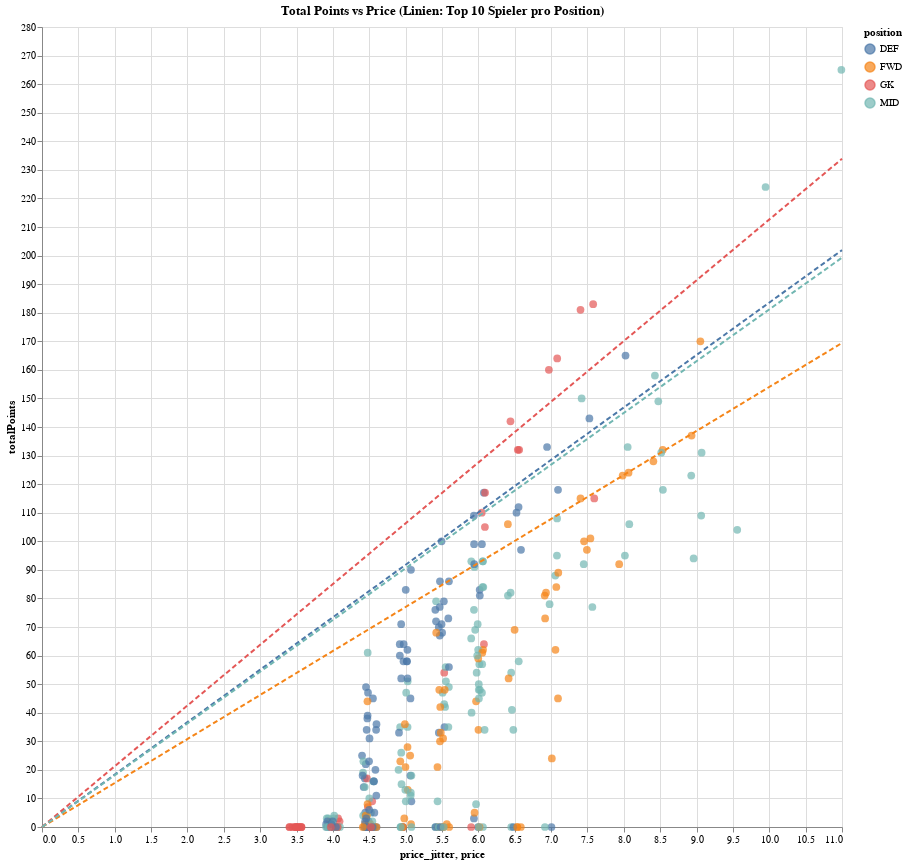

Notebook code cell kept with this figure:
### Markdown cell above
Alter chart nehmen! und dann einfach jitter einbauen

### Code cell
import pandas as pd
import altair as alt
import numpy as np

# Anzahl der Top-Spieler pro Position
num = 10

# Jitter hinzufügen
df['price_jitter'] = df['price'] + np.random.uniform(-0.1, 0.1, size=len(df))
df['totalPoints_per_price'] = df['totalPoints'] / df['price']

# Top-N Spieler pro Position (z. B. 10)
top_per_position = (
    df.sort_values(by='totalPoints_per_price', ascending=False)
      .groupby('position')
      .head(num)
)

# Durchschnittliche Effizienz pro Position aus Top-N
avg_top = top_per_position.groupby('position')['totalPoints_per_price'].mean().reset_index()
avg_top['Typ'] = f'Top {num} per Position'

# Linienpunkte erzeugen
max_price = df['price'].max()
line_points = []

for _, row in avg_top.iterrows():
    eff = row['totalPoints_per_price']
    pos = row['position']
    typ = row['Typ']
    line_points.extend([
        {'price': 0, 'totalPoints': 0, 'position': pos, 'Typ': typ},
        {'price': max_price, 'totalPoints': eff * max_price, 'position': pos, 'Typ': typ},
    ])

line_df = pd.DataFrame(line_points)

# Linienchart (eine Linie pro Position, gestrichelt)
line_chart = alt.Chart(line_df).mark_line(size=2, strokeDash=[5, 3]).encode(
    x='price:Q',
    y='totalPoints:Q',
    color='position:N'
)

# Streudiagramm
scatter = alt.Chart(df).mark_circle(size=60).encode(
    x='price_jitter',
    y='totalPoints',
    color='position',
    tooltip=['displayName', 'position', 'totalPoints', 'averagePoints', 'price']
).properties(
    title=f'Total Points vs Price (Linien: Top {num} Spieler pro Position)',
    width=800,
    height=800
)

# Kombinieren
final_chart = scatter + line_chart
final_chart

### Figure 1 — Vega-Lite specification as saved in the notebook (floating-point values rounded to 4 significant figures; data arrays with more than 128 entries replaced by an {"elided": "..."} marker saying what was removed)
{"config": {"view": {"continuousWidth": 300, "continuousHeight": 300}}, "layer": [{"data": {"name": "data-98274307995927391d77b8cf29ea1267"}, "mark": {"type": "circle", "size": 60}, "encoding": {"color": {"field": "position", "type": "nominal"}, "tooltip": [{"field": "displayName", "type": "nominal"}, {"field": "position", "type": "nominal"}, {"field": "totalPoints", "type": "quantitative"}, {"field": "averagePoints", "type": "quantitative"}, {"field": "price", "type": "quantitative"}], "x": {"field": "price_jitter", "type": "quantitative"}, "y": {"field": "totalPoints", "type": "quantitative"}}, "title": "Total Points vs Price (Linien: Top 10 Spieler pro Position)"}, {"data": {"name": "data-3c3a2912014fdc8c9ffdf3df4d0cb747"}, "mark": {"type": "line", "size": 2, "strokeDash": [5, 3]}, "encoding": {"color": {"field": "position", "type": "nominal"}, "x": {"field": "price", "type": "quantitative"}, "y": {"field": "totalPoints", "type": "quantitative"}}}], "height": 800, "width": 800, "$schema": "https://vega.github.io/schema/vega-lite/v5.20.1.json", "datasets": {"data-98274307995927391d77b8cf29ea1267": {"elided": "312 records"}, "data-3c3a2912014fdc8c9ffdf3df4d0cb747": [{"price": 0.0, "totalPoints": 0.0, "position": "DEF", "Typ": "Top 10 per Position"}, {"price": 11.0, "totalPoints": 201.9, "position": "DEF", "Typ": "Top 10 per Position"}, {"price": 0.0, "totalPoints": 0.0, "position": "FWD", "Typ": "Top 10 per Position"}, {"price": 11.0, "totalPoints": 169.4, "position": "FWD", "Typ": "Top 10 per Position"}, {"price": 0.0, "totalPoints": 0.0, "position": "GK", "Typ": "Top 10 per Position"}, {"price": 11.0, "totalPoints": 233.9, "position": "GK", "Typ": "Top 10 per Position"}, {"price": 0.0, "totalPoints": 0.0, "position": "MID", "Typ": "Top 10 per Position"}, {"price": 11.0, "totalPoints": 199.3, "position": "MID", "Typ": "Top 10 per Position"}]}}
